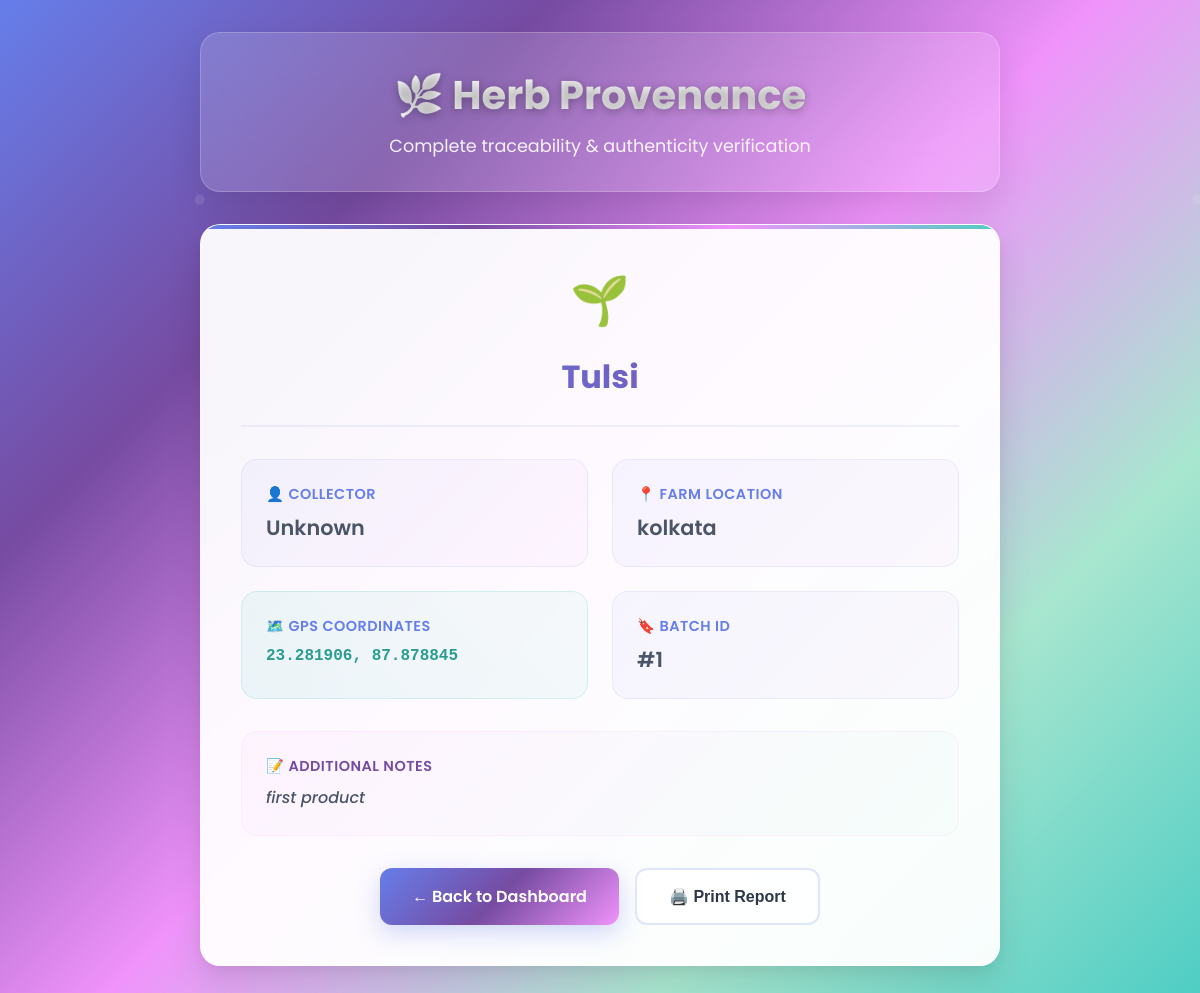
Screenshot of /provenance/1 with the database file from the repository.
### models.py (models this page shows, shortened)
class HerbBatch(db.Model):
    __tablename__ = 'herb_batch'
    id = db.Column(db.Integer, primary_key=True)
    herb_name = db.Column(db.String(120), nullable=False)
    collector = db.Column(db.String(120))
    farm_location = db.Column(db.String(256))
    collected_on = db.Column(db.DateTime, default=datetime.utcnow)  # Full timestamp
    latitude = db.Column(db.Float)        # Geo-tag: Latitude
    longitude = db.Column(db.Float)       # Geo-tag: Longitude
    geo_precision = db.Column(db.Float)   # Optional: GPS accuracy in meters
    notes = db.Column(db.Text)
    qr_code_data = db.Column(db.String(512))  # Encoded QR content or image path
    blockchain_tx = db.Column(db.String(256))  # Future Fabric integration
    user_id = db.Column(db.Integer, db.ForeignKey('user.id'), nullable=False)

### app.py (the view)
@app.route('/provenance/<int:batch_id>')
def provenance(batch_id):
    batch = HerbBatch.query.get_or_404(batch_id)
    return render_template('provenance.html', batch=batch)

### templates/provenance.html (shortened to what this page needs)
<!DOCTYPE html>
<html lang="en">
<head>
</head>
<body>
    <div class="container">
        <div class="header">
            <h1>🌿 Herb Provenance</h1>
            <p>Complete traceability & authenticity verification</p>
        </div>
        <div class="provenance-card">
            <div class="herb-title">
                <span class="herb-emoji">🌱</span>
                <h2>{{ batch.herb_name }}</h2>
            </div>
            <div class="info-grid">
                <div class="info-item">
                    <div class="info-label">
                        👤 Collector
                    </div>
                    <div class="info-value large">{{ batch.collector }}</div>
                </div>
                <div class="info-item">
                    <div class="info-label">
                        📍 Farm Location
                    </div>
                    <div class="info-value large">{{ batch.farm_location }}</div>
                </div>
                <div class="info-item coordinates">
                    <div class="info-label">
                        🗺️ GPS Coordinates
                    </div>
                    <div class="info-value">
                        {% if batch.latitude and batch.longitude %}
                            {{ "%.6f"|format(batch.latitude|float) }}, {{ "%.6f"|format(batch.longitude|float) }}
                        {% else %}
                            Not provided
                        {% endif %}
                    </div>
                </div>
                <div class="info-item">
                    <div class="info-label">
                        🔖 Batch ID
                    </div>
                    <div class="info-value large">#{{ batch.id }}</div>
                </div>
            </div>
            {% if batch.notes %}
            <div class="notes-section">
                <div class="info-label">
                    📝 Additional Notes
                </div>
                <div class="info-value">{{ batch.notes }}</div>
            </div>
            {% endif %}
            <div class="action-buttons">
                <a href="{{ url_for('dashboard') }}" class="btn btn-primary">
                    ← Back to Dashboard
                </a>
                <button onclick="window.print()" class="btn btn-secondary">
                    🖨️ Print Report
                </button>
            </div>
        </div>
    </div>
</body>
</html>

### templates/provenance.html (style rules this page uses)
* { margin: 0; padding: 0; box-sizing: border-box; }
body { font-family: 'Poppins', sans-serif; background: linear-gradient(135deg, #667eea 0%, #764ba2 25%, #f093fb 50%, #a8e6cf 75%, #4ecdc4 100%); min-height: 100vh; position: relative; overflow-x: hidden; padding: 2rem 1rem; }
body::before { content: ''; position: fixed; top: 0; left: 0; width: 100%; height: 100%; pointer-events: none; z-index: 0; }
.container { max-width: 800px; margin: 0 auto; position: relative; z-index: 1; }
.header { background: rgba(255, 255, 255, 0.15); backdrop-filter: blur(20px); -webkit-backdrop-filter: blur(20px); border: 1px solid rgba(255, 255, 255, 0.2); padding: 2rem; border-radius: 20px; margin-bottom: 2rem; text-align: center; box-shadow: 0 15px 35px rgba(0, 0, 0, 0.1); animation: slideDown 0.8s ease-out; }
.header h1 { color: #ffffff; font-size: 2.5rem; font-weight: 700; text-shadow: 0 2px 10px rgba(0, 0, 0, 0.3); margin-bottom: 0.5rem; background: linear-gradient(45deg, #ffffff, #f0f0f0); -webkit-background-clip: text; -webkit-text-fill-color: transparent; background-clip: text; }
.header p { color: rgba(255, 255, 255, 0.9); font-size: 1.1rem; font-weight: 400; }
.provenance-card { background: rgba(255, 255, 255, 0.95); backdrop-filter: blur(20px); -webkit-backdrop-filter: blur(20px); border: 1px solid rgba(255, 255, 255, 0.3); border-radius: 20px; padding: 2.5rem; box-shadow: 0 15px 35px rgba(0, 0, 0, 0.1), 0 5px 15px rgba(0, 0, 0, 0.05); position: relative; overflow: hidden; animation: slideUp 0.8s ease-out 0.2s both; }
.provenance-card::before { content: ''; position: absolute; top: 0; left: 0; right: 0; height: 4px; background: linear-gradient(90deg, #667eea, #764ba2, #f093fb, #4ecdc4); border-radius: 20px 20px 0 0; }
.herb-title { text-align: center; margin-bottom: 2rem; padding-bottom: 1rem; border-bottom: 2px solid rgba(102, 126, 234, 0.1); }
.herb-title h2 { color: #2d3748; font-size: 2rem; font-weight: 700; margin-bottom: 0.5rem; background: linear-gradient(45deg, #667eea, #764ba2); -webkit-background-clip: text; -webkit-text-fill-color: transparent; background-clip: text; }
.herb-title .herb-emoji { font-size: 3rem; margin-bottom: 1rem; display: block; }
.info-grid { display: grid; grid-template-columns: repeat(auto-fit, minmax(300px, 1fr)); gap: 1.5rem; margin-bottom: 2rem; }
.info-item { background: linear-gradient(135deg, rgba(102, 126, 234, 0.05), rgba(240, 147, 251, 0.05)); border: 1px solid rgba(102, 126, 234, 0.1); border-radius: 16px; padding: 1.5rem; transition: all 0.3s cubic-bezier(0.4, 0, 0.2, 1); position: relative; }
.info-label { color: #667eea; font-weight: 600; font-size: 0.9rem; text-transform: uppercase; letter-spacing: 0.5px; margin-bottom: 0.5rem; display: flex; align-items: center; gap: 0.5rem; }
.info-value { color: #2d3748; font-size: 1.1rem; font-weight: 500; line-height: 1.4; }
.info-value.large { font-size: 1.3rem; font-weight: 600; color: #4a5568; }
.coordinates { background: linear-gradient(45deg, rgba(78, 205, 196, 0.1), rgba(168, 230, 207, 0.1)); border-color: rgba(78, 205, 196, 0.2); }
.coordinates .info-value { font-family: 'Courier New', monospace; font-size: 1rem; font-weight: 600; color: #2a9d8f; }
.notes-section { background: linear-gradient(135deg, rgba(240, 147, 251, 0.05), rgba(168, 230, 207, 0.05)); border: 1px solid rgba(240, 147, 251, 0.1); border-radius: 16px; padding: 1.5rem; margin-bottom: 2rem; }
.notes-section .info-label { color: #764ba2; }
.notes-section .info-value { font-size: 1rem; line-height: 1.6; color: #4a5568; font-style: italic; }
.action-buttons { display: flex; gap: 1rem; justify-content: center; flex-wrap: wrap; }
.btn { display: inline-flex; align-items: center; gap: 0.5rem; padding: 1rem 2rem; border: none; border-radius: 12px; font-weight: 600; font-size: 1rem; text-decoration: none; transition: all 0.3s cubic-bezier(0.4, 0, 0.2, 1); position: relative; overflow: hidden; cursor: pointer; }
.btn-primary { background: linear-gradient(135deg, #667eea 0%, #764ba2 50%, #f093fb 100%); color: #ffffff; box-shadow: 0 8px 25px rgba(102, 126, 234, 0.3); }
.btn-secondary { background: rgba(255, 255, 255, 0.8); color: #2d3748; border: 2px solid rgba(102, 126, 234, 0.2); }
.btn::before { content: ''; position: absolute; top: 0; left: -100%; width: 100%; height: 100%; background: linear-gradient(45deg, transparent, rgba(255, 255, 255, 0.3), transparent); transition: left 0.5s; }

### rows the page displays
HerbBatch: herb_name "Tulsi", collector "Unknown", farm_location "kolkata", latitude "23.281906", longitude "87.878845", id "1", notes "first product"
